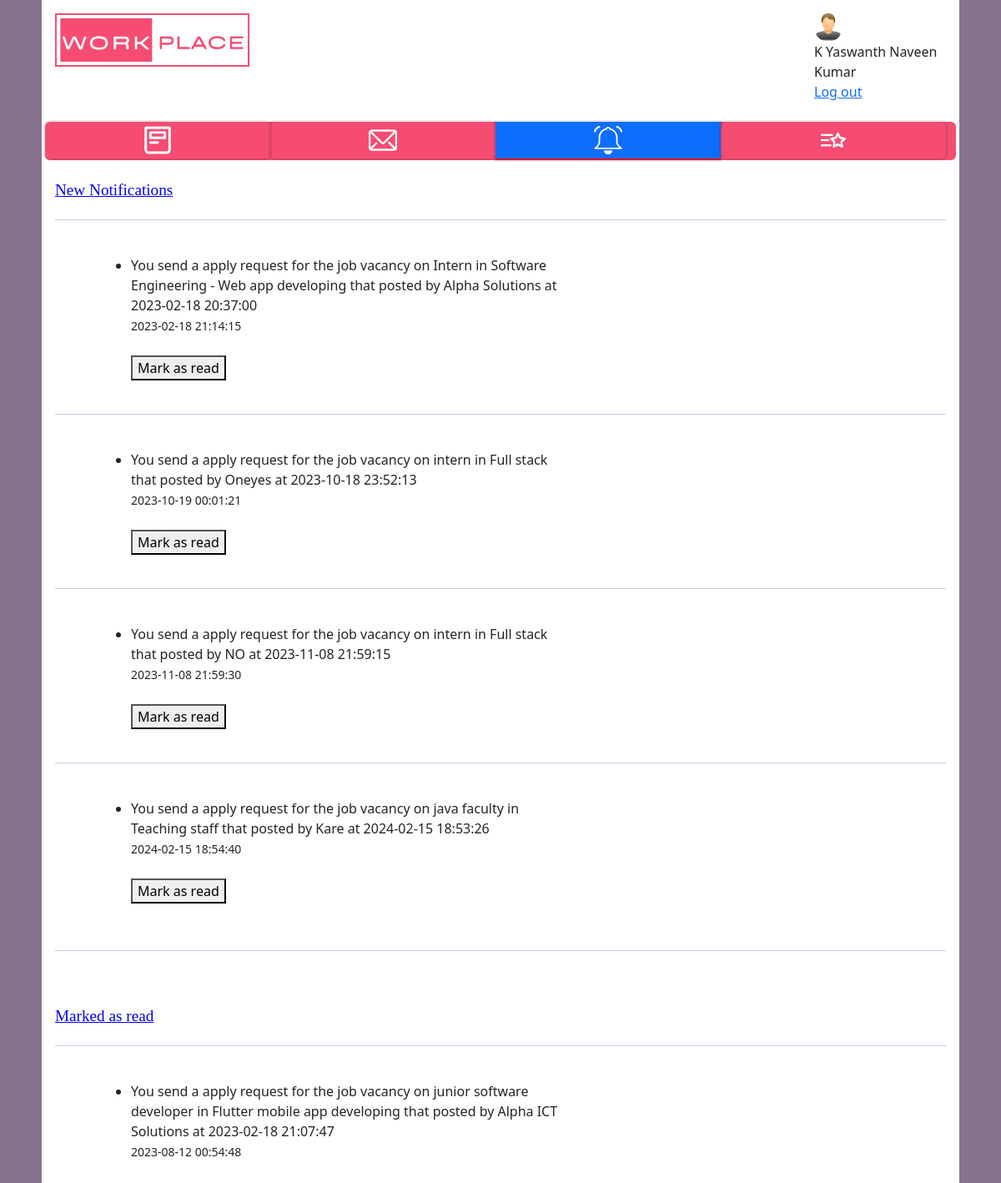
The page /StuNotifications/a7ea4804-16d6-4841-be45-13508477e0c5/ on the database its author committed.
### WorkplaceApp/models.py (models this page shows)
class studentDataTable(models.Model):
    objects = None
    stuid = models.UUIDField(default=uuid.uuid4, primary_key=True, editable=False, unique=True)
    firstname = models.CharField(max_length=100)
    lastname = models.CharField(max_length=100)
    address = models.TextField(blank=True, null=True)
    email = models.CharField(max_length=200)
    tel = models.CharField(max_length=50)
    university = models.CharField(max_length=200)
    degree = models.TextField(blank=True, null=True)
    linkedin = models.CharField(blank=True, null=True, max_length=1000)
    createtimestamp = models.DateTimeField(auto_now_add=True)
    updatetimestamp = models.DateTimeField(auto_now_add=True)
    profilepic = models.ImageField(null=True, blank=True)
    username = models.CharField(unique=True, max_length=200)
    password = models.CharField(max_length=100)
    resume = models.FileField(null=True, blank=True)

class StuNotification(models.Model):
    StuNotificationId = models.UUIDField(default=uuid.uuid4, primary_key=True, editable=False, unique=True)
    notification = models.TextField(blank=True, null=True)
    student = models.ForeignKey(studentDataTable, on_delete=models.CASCADE, null=True, blank=True)
    createtimestamp = models.CharField(max_length=30, blank=True, null=True)
    MarkAsRead = models.CharField(max_length=5, blank=True, null=True)

### WorkplaceApp/views.py (the view)
# urls.py: path('StuNotifications/<str:stuid>/', views.StuNotifications, name="StuNotifications"),
def StuNotifications(request, stuid):
    studb = studentDataTable.objects.get(stuid=stuid)
    newNotifications = StuNotification.objects.filter(student=studb, MarkAsRead='0')
    oldNotifications = StuNotification.objects.filter(student=studb, MarkAsRead='1')
    return render(request, "student/stunotification.html",
                  {'studb': studb, 'newNotifications': newNotifications, 'oldNotifications': oldNotifications})

### template/student/stunotification.html (shortened to what this page needs)
<!DOCTYPE html>
<html>
	<head>
		{% load static %}
		<link href="https://cdn.jsdelivr.net/npm/bootstrap@5.2.3/dist/css/bootstrap.min.css" rel="stylesheet">
		  <link href="{% static 'css/style.css' %} " rel="stylesheet">
	</head>
<body style="background-color: #88738E;">
		<div class="container p-3" style="background-color: #ffffff;">
			<div class="row header">
				<div class="col-3 col-sm-3">
				<img src="{% static 'images/WorkplaceIcon.png' %}" alt="Company Logo" style=" height: 64px; width: auto;" class="companyLogo">
				</div>
				<div class="col-7 col-sm-7">
				</div>
				<div class="col-2 col-sm-2">
				<img src="{{studb.profilepic.url}}" alt="profile pic" style="width: 34px; height: 34px;" class="usericon rounded-pill "><br>{{studb.firstname}}  {{studb.lastname}}<br><a href="{% url 'logout' %}">Log out</a>
				</div>
			</div>
			<br>
			<div class="row sticky">
				<ul class="nav nav-pills nav-justified navbarclr">
				  <li class="nav-item">
					<a class="nav-link" href="{% url 'stufeed' studb.stuid %}"> <img src="{% static 'images/icon/feedwhite.png' %}" alt="Feed" style="width: 34px; height: 34px;" class="btnicon"> </a>
				  </li>
				  <li class="nav-item">
					<a class="nav-link" href="{% url 'stumsg' studb.stuid %}"><img src="{% static 'images/icon/msgwhite.png' %}" alt="Messages" style="width: 34px; height: 34px;" class="btnicon"></a>
				  </li>
				  <li class="nav-item">
					<a class="nav-link  active" href="{% url 'StuNotifications' studb.stuid %}"><img src="{% static 'images/icon/notificationwhite.png' %}" alt="Notification" style="width: 34px; height: 34px;" class="btnicon"></a>
				  </li>
				  <li class="nav-item">
					<a class="nav-link" href="{% url 'stufav' studb.stuid %}"><img src="{% static 'images/icon/favoritewhite.png' %}" alt="Favorite" style="width: 34px; height: 34px;" class="btnicon"></a>
				  </li>
				</ul>
			  </div>
    <br>
	<div class="row" id="newNotifications">
		<h1 style="color:blue; font-family: verdana; font-size: 120%;"><u> New Notifications</u></h1>
		<ul>
		{% for i in newNotifications %}
		<hr style="color:#242582; height:3px;">
		<div class="row">
			<div class="col-1 col-sm-1"></div>
				<div class="col-10 col-sm-10 notibody" >
					<br>
					<div class="singlenotification"  style="float: left; width: 60%">
						<div class="notitext">
							<li>{{ i.notification }}
							<br><small>{{ i.createtimestamp }}</small><br>
							<br>
							<a href="{% url 'markasreadStu' studb.stuid i.StuNotificationId %}"> <button class="removenotification">Mark as read</button></a>
						</li>
						</div><br>
					</div>
				</div>
			<div class="col-1 col-sm-1"></div>
		</div>
		{% endfor %}
	</ul>
	</div>
	<hr style="color:#242582; height:3px;">
	<br><br>
	<div class="row" id="oldNotifications">
		<h1 style="color:blue; font-family: verdana; font-size: 120%;"><u>Marked as read</u> </h1>
		<ul>
		{% for k in oldNotifications %}
		<hr style="color:#242582; height:3px;">
		<div class="row">
			<div class="col-1 col-sm-1"></div>
				<div class="col-10 col-sm-10 notibody" >
					<br>
					<div class="singlenotification"  style="float: left; width: 60%">
						<div class="notitext">
							<li>{{ k.notification }}
							<br><small>{{ k.createtimestamp }}</small><br>
						</li>
						</div><br>
					</div>
				</div>
			<div class="col-1 col-sm-1"></div>
		</div>
		{% endfor %}
	</ul>
	</div>
</div>
</body>
</html>

### static/css/style.css (style rules this page uses)
.container { max-width: 1100px; margin: 0 auto; overflow: hidden; padding: 0 20px; }
.sticky { position: sticky; top: 0; padding: 0px; background-color: #f64c72; border-radius: 6px; }
.nav-link.active { color: black; background-color: red; border-radius: 0px; border-bottom: 2px solid red; }
.nav-item a { padding: 5px; color: black; transition: all 0.3s ease; box-shadow: 0 0 0 2px rgba(0, 0, 0, 0.1); }

### rows shown on the page
studentDataTable: profilepic (picture), firstname "K Yaswanth", lastname "Naveen Kumar"
StuNotification: notification "You send a apply request for the job vacancy on Intern in Software Engineering - Web app developing that posted by Alpha Solutions at 2023-02-18 20:37:00", createtimestamp "2023-02-18 21:14:15"
StuNotification: notification "You send a apply request for the job vacancy on intern in Full stack that posted by Oneyes at 2023-10-18 23:52:13", createtimestamp "2023-10-19 00:01:21"
StuNotification: notification "You send a apply request for the job vacancy on intern in Full stack that posted by NO at 2023-11-08 21:59:15", createtimestamp "2023-11-08 21:59:30"
StuNotification: notification "You send a apply request for the job vacancy on java faculty in Teaching staff that posted by Kare at 2024-02-15 18:53:26", createtimestamp "2024-02-15 18:54:40"
StuNotification: notification "You send a apply request for the job vacancy on junior software developer in Flutter mobile app developing that posted by Alpha ICT Solutions at 2023-02-18 21:07:47", createtimestamp "2023-08-12 00:54:48"
